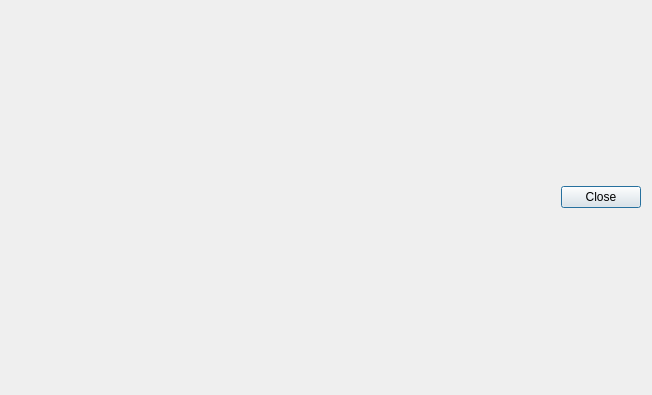
<?xml version="1.0" encoding="UTF-8"?>
<ui version="4.0">
 <class>BookedCommercialDlg</class>
 <widget class="QDialog" name="BookedCommercialDlg">
  <property name="geometry">
   <rect>
    <x>0</x>
    <y>0</y>
    <width>652</width>
    <height>395</height>
   </rect>
  </property>
  <property name="windowTitle">
   <string>Dialog</string>
  </property>
  <layout class="QVBoxLayout" name="verticalLayout_2">
   <item>
    <layout class="QVBoxLayout" name="vlView"/>
   </item>
   <item>
    <layout class="QHBoxLayout" name="horizontalLayout">
     <item>
      <spacer name="horizontalSpacer">
       <property name="orientation">
        <enum>Qt::Horizontal</enum>
       </property>
       <property name="sizeHint" stdset="0">
        <size>
         <width>40</width>
         <height>20</height>
        </size>
       </property>
      </spacer>
     </item>
     <item>
      <widget class="QPushButton" name="btnClose">
       <property name="text">
        <string>Close</string>
       </property>
      </widget>
     </item>
    </layout>
   </item>
  </layout>
 </widget>
 <resources/>
 <connections/>
</ui>
